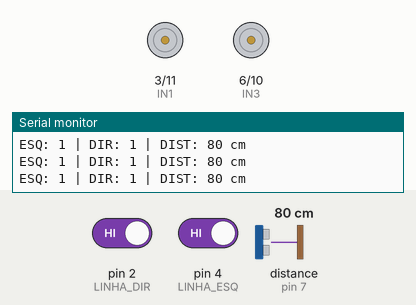
A sketch run on a simulated Arduino Uno, built with avr-gcc and run on an emulated ATmega328P. Shown: motor-driver pin pairs drawn as motors (green arrow = first pin HIGH = forward, orange = second pin HIGH = backward, longer = more drive), the last lines printed to the serial monitor. The inputs (shaded band) are chosen by the test bench; at power-on: pin 2 (LINHA_DIR) HIGH, pin 4 (LINHA_ESQ) HIGH, distance to the obstacle (sensor on pin 7) 80 cm. The echo pulse lasts 58.3 µs per cm.

Above: at 1.2 s.
1.3 s: pin 2 (LINHA_DIR) driven LOW
At 1.78 s:
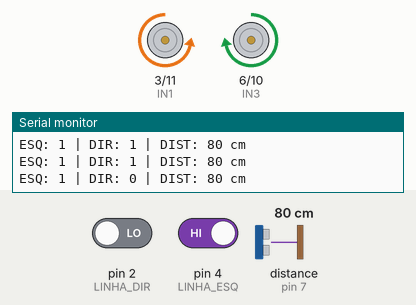
At 2.16 s:
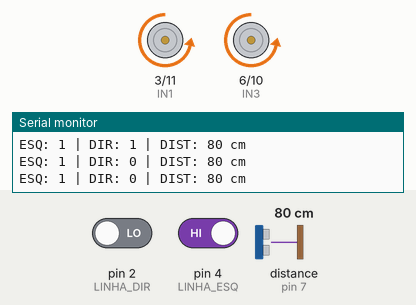
4.3 s: pin 4 (LINHA_ESQ) driven LOW
At 5.14 s:
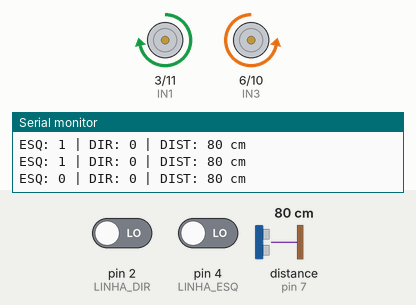
Timing chart, 0 to 13.3 s (numbered marks = the images above; inputs shaded):
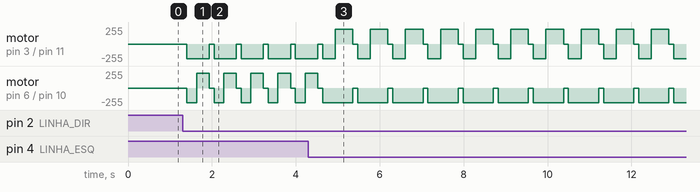

Measured:
- after the input at 1.3 s, motor on pin 3 (IN1) / pin 11 (IN2): alternates backward 220/255 for 0.53 s and stopped for 0.12 s, starting after 0.10 s; motor on pin 6 (IN3) / pin 10 (IN4): stopped → backward 220/255 after 0.10 s, then repeats every 0.65 s: forward 220/255 0.30 s, stopped 0.12 s, backward 220/255 0.23 s

The sketch:

julyo.ino
```cpp
#include <Ultrasonic.h>

// =====================================================
// ULTRASSÔNICO
// =====================================================
#define TRIG_PIN 8
#define ECHO_PIN 7

Ultrasonic ultrasonic(TRIG_PIN, ECHO_PIN);

// =====================================================
// MOTORES
// Motor Direito
// =====================================================
#define IN1 3
#define IN2 11

// Motor Esquerdo
#define IN3 6
#define IN4 10

// =====================================================
// SENSORES DE LINHA
// =====================================================
#define LINHA_ESQ 4
#define LINHA_DIR 2

// =====================================================
// CONFIGURAÇÕES
// =====================================================

// Velocidades
#define VELOCIDADE_ATAQUE 255
#define VELOCIDADE_BUSCA 180
#define VELOCIDADE_RE 220
#define VELOCIDADE_GIRO 220

// Distância para atacar
#define DISTANCIA_ATAQUE 50

// Tempos de fuga
#define TEMPO_RE_DOIS 300
#define TEMPO_RE_UM   230

#define TEMPO_GIRO_DOIS 420
#define TEMPO_GIRO_UM   300

// =====================================================
// CONTROLE DOS MOTORES
// =====================================================

void atacar() {
  // Ambos os motores para frente
  analogWrite(IN1, VELOCIDADE_ATAQUE);
  analogWrite(IN2, 0);

  analogWrite(IN3, VELOCIDADE_ATAQUE);
  analogWrite(IN4, 0);
}

void procurar() {
  // Giro no próprio eixo
  analogWrite(IN1, VELOCIDADE_BUSCA);
  analogWrite(IN2, 0);

  analogWrite(IN3, 0);
  analogWrite(IN4, VELOCIDADE_BUSCA);
}

void re() {
  // Ambos os motores para trás
  analogWrite(IN1, 0);
  analogWrite(IN2, VELOCIDADE_RE);

  analogWrite(IN3, 0);
  analogWrite(IN4, VELOCIDADE_RE);
}

void girarDireita() {
  // Motor direito para trás
  // Motor esquerdo para frente
  analogWrite(IN1, VELOCIDADE_GIRO);
  analogWrite(IN2, 0);

  analogWrite(IN3, 0);
  analogWrite(IN4, VELOCIDADE_GIRO);
}

void girarEsquerda() {
  // Motor direito para frente
  // Motor esquerdo para trás
  analogWrite(IN1, 0);
  analogWrite(IN2, VELOCIDADE_GIRO);

  analogWrite(IN3, VELOCIDADE_GIRO);
  analogWrite(IN4, 0);
}

void parar() {
  analogWrite(IN1, 0);
  analogWrite(IN2, 0);

  analogWrite(IN3, 0);
  analogWrite(IN4, 0);
}

// =====================================================
// FUGA DA BORDA
// =====================================================

void fugirDoisSensores() {
  parar();
  delay(20);

  re();
  delay(TEMPO_RE_DOIS);

  girarDireita();
  delay(TEMPO_GIRO_DOIS);

  parar();
}

void fugirEsquerda() {
  parar();
  delay(20);

  re();
  delay(TEMPO_RE_UM);

  girarDireita();
  delay(TEMPO_GIRO_UM);

  parar();
}

void fugirDireita() {
  parar();
  delay(20);

  re();
  delay(TEMPO_RE_UM);

  girarEsquerda();
  delay(TEMPO_GIRO_UM);

  parar();
}

int lerDistanciaFiltrada() {

  int leituras[5];

  for (int i = 0; i < 5; i++) {
    leituras[i] = ultrasonic.read(CM);
    delay(10);
  }

  // Ordena as 5 leituras
  for (int i = 0; i < 4; i++) {
    for (int j = i + 1; j < 5; j++) {

      if (leituras[j] < leituras[i]) {

        int temp = leituras[i];
        leituras[i] = leituras[j];
        leituras[j] = temp;
      }
    }
  }

  // Retorna a mediana
  return leituras[2];
}


// =====================================================
// SETUP
// =====================================================

void setup() {

  pinMode(IN1, OUTPUT);
  pinMode(IN2, OUTPUT);
  pinMode(IN3, OUTPUT);
  pinMode(IN4, OUTPUT);

  pinMode(LINHA_ESQ, INPUT);
  pinMode(LINHA_DIR, INPUT);

  Serial.begin(9600);

  parar();
}

// =====================================================
// LOOP PRINCIPAL
// =====================================================

void loop() {

  bool esq = digitalRead(LINHA_ESQ);
  bool dir = digitalRead(LINHA_DIR);

  int distancia = lerDistanciaFiltrada();

  Serial.print("ESQ: ");
  Serial.print(esq);

  Serial.print(" | DIR: ");
  Serial.print(dir);

  Serial.print(" | DIST: ");
  Serial.print(distancia);
  Serial.println(" cm");


  // =================================================
  // FUGA DA BORDA
  // Branco = 0
  // Preto  = 1
  // =================================================

  if (esq == 0 && dir == 0) {

    fugirDoisSensores();

  }
  else if (esq == 0) {

    fugirEsquerda();

  }
  else if (dir == 0) {

    fugirDireita();

  }

  // =================================================
  // COMPORTAMENTO NORMAL
  // =================================================
  else {

    if (distancia > 0 && distancia <= DISTANCIA_ATAQUE) {
      atacar();
    }
    else {
      // procurar();
      return;
    }

  }

  delay(20);
}
```
